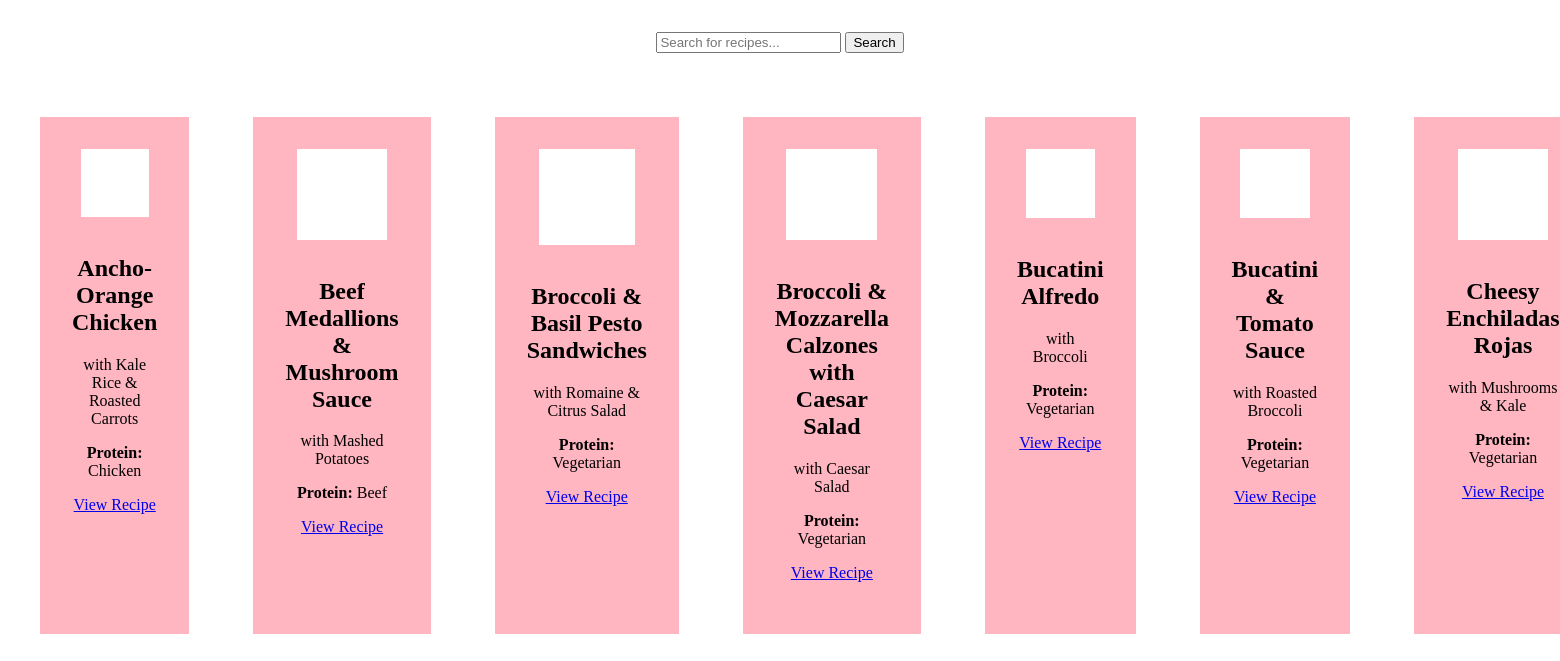
Screenshot of /file/example-3.php with the database file from the repository.
### tables this page shows
CREATE TABLE `recipes_test_run` (
  `id` int(11) NOT NULL,
  `title` text NOT NULL,
  `subtitle` text NOT NULL,
  `cuisine` text NOT NULL,
  `protein` text NOT NULL,
  `cook_time` text NOT NULL,
  `calories` text NOT NULL,
  `serving_size` text NOT NULL,
  `description` text NOT NULL,
  `ingredients` text NOT NULL,
  `steps` text NOT NULL,
  `main_image` text DEFAULT NULL,
  `ingredients_image` text DEFAULT NULL,
  `steps_image` text DEFAULT NULL,
  `created_at` timestamp NOT NULL DEFAULT current_timestamp(),
  `updated_at` timestamp NOT NULL DEFAULT current_timestamp()
);

### file/example-3.php (the view, shortened to what this page needs)
<?php
require_once 'includes/database.php';
$search = $_GET['search'] ?? '';
if (!empty($search)) {
    $statement = $connection->prepare('SELECT * FROM recipes_test_run WHERE title LIKE ? OR ingredients LIKE ? OR protein LIKE ?');
    $searchParam = '%' . $search . '%';
    $statement->bind_param('sss', $searchParam, $searchParam, $searchParam);
} else {
    $statement = $connection->prepare('SELECT * FROM recipes_test_run');
}
$statement->execute();
$recipes = $statement->get_result()->fetch_all(MYSQLI_ASSOC);
?>
<!DOCTYPE html>
<html lang="en">
<head>
    <link rel="stylesheet" href="css/testing.css">
</head>
<body>
    <form class="search" action="example-3.php" method="get" class="search-form">
        <input type="text" name="search" placeholder="Search for recipes..." value="<?php echo isset($_GET['search']) ? htmlspecialchars($_GET['search']) : ''; ?>">
        <button type="submit">Search</button>
    </form>
    <div class="container">
        <?php if (count($recipes) > 0): ?>
            <?php foreach ($recipes as $recipe): ?>
                <div class="recipe-card">
                    <div class="pic">
                    </div>
                    <h2><?php echo $recipe['title']; ?></h2>
                    <p><?php echo $recipe['subtitle']; ?></p>
                    <p><strong>Protein: </strong> <?php echo htmlspecialchars($recipe['protein']); ?> </p>
                    <a href="recipe.php?id=<?php echo $recipe['id']; ?>"> View Recipe</a>
                </div>
            <?php endforeach; ?>
        <?php else: ?>
            <p>No recipes found matching "<?php echo htmlspecialchars($search); ?>".</p>
        <?php endif; ?>
    </div>
</body>
</html>

### css/testing.css (style rules this page uses)
.container { display: flex; }
.search { text-align: center; margin: 2rem; }

### rows the page displays
recipes_test_run: title "Ancho-Orange Chicken", subtitle "with Kale Rice & Roasted Carrots", protein "Chicken"
recipes_test_run: title "Beef Medallions & Mushroom Sauce", subtitle "with Mashed Potatoes", protein "Beef"
recipes_test_run: title "Broccoli & Basil Pesto Sandwiches", subtitle "with Romaine & Citrus Salad", protein "Vegetarian"
recipes_test_run: title "Broccoli & Mozzarella Calzones with Caesar Salad", subtitle "with Caesar Salad", protein "Vegetarian"
recipes_test_run: title "Bucatini Alfredo", subtitle "with Broccoli", protein "Vegetarian"
recipes_test_run: title "Bucatini & Tomato Sauce", subtitle "with Roasted Broccoli", protein "Vegetarian"
recipes_test_run: title "Cheesy Enchiladas Rojas", subtitle "with Mushrooms & Kale", protein "Vegetarian"
